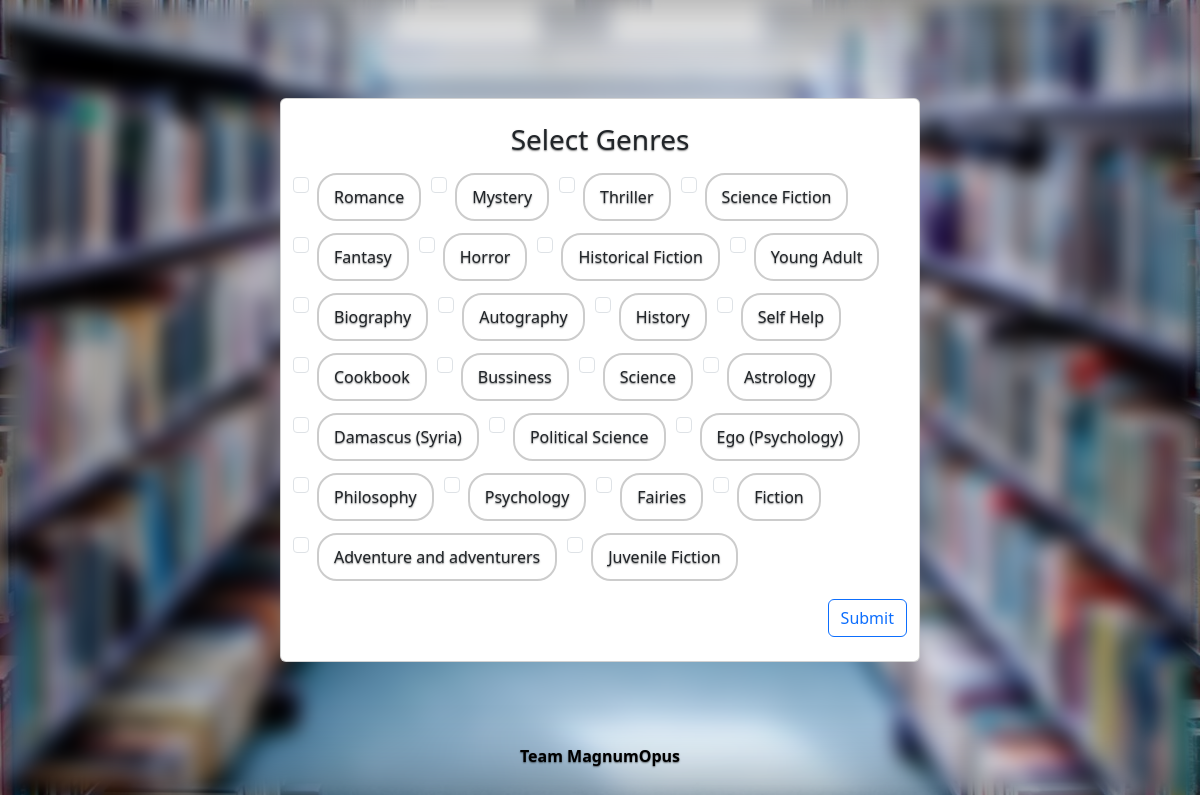
The page /choice/ on the database its author committed.
### library/models.py (models this page shows)
class Genre(models.Model):
    genre = models.CharField(max_length=50)
    def __str__(self):
        return self.genre

### library/views/views.py (the view, shortened to what this page needs)
# urls.py: path("choice/", views.choice, name="choice"),
def choice(request):
    return render(request, "library/choice.html", {
        'genres': Genre.objects.all()
    })

### library/templates/library/choice.html (shortened to what this page needs)
{% extends "library/layout.html" %}
{% load static %}
{% block body %}
<form action='{% url "choice" %}' method='POST'>
    <div class="container card py-4">
        <div class="row">
          <div class="col-md-12">
            <h3>Select Genres</h3>
            <div class="bubble-select pt-2">
                {% for genre in genres %}
                    <div class="form-check">
                        <input class="form-check-input" type="checkbox" value="{{ genre }}" id="genre-{{ genre }}" name="genre"
                                {% if genre in user.favorite_genres.all %}checked{% endif %}>
                        <label class="form-check-label bubble" for="genre-{{ genre }}">{{ genre }}</label>
                    </div>
                {% endfor %}
            </div>
            <button class="btn btn-outline-primary mt-3 " style='float: right;'>Submit</button>
          </div>
        </div>
      </div>
</form>
{% endblock %}

### library/templates/library/layout.html (shortened to what this page needs)
{% load static %}
<!doctype html>
<html lang="en" class="h-100" data-bs-theme="auto">
  <head>
    <link rel="stylesheet" href="https://cdn.jsdelivr.net/npm/@docsearch/css@3">
    <link href="{% static "library/dist/css/bootstrap.min.css" %}" rel="stylesheet">
    <link href="{% static "library/cover.css" %}" rel="stylesheet">
    <link href="{% static "library/css/style.css" %}" rel="stylesheet">
    <link href="{% static "library/fonts/snell/stylesheet.css" %}" rel="stylesheet">
    <link href="{% static "library/fonts/didot/didot.css" %}" rel="stylesheet">
  </head>
  <body class="d-flex h-100 text-center text-bg-dark" style=' background-image: url("{% static "library/imgs/cover.jpg" %}");'>
<div class="cover-container d-flex w-100 h-100 p-3 mx-auto flex-column">
  {% block body %}{% endblock %}
  <footer style='font-weight' class="mt-auto text-black fw-bold">
    Team <a class="text-decoration-none text-black" href="#" target="_blank">MagnumOpus</a></p>
  </footer>
</div>
    </body>
</html>

### library/static/library/cover.css (style rules this page uses)
body { text-shadow: 0 .05rem .1rem rgba(0, 0, 0, .5); box-shadow: inset 0 0 5rem rgba(0, 0, 0, .5); }
.cover-container { max-width: 42em; }

### library/static/library/css/style.css (style rules this page uses)
.bubble-select { display: flex; flex-wrap: wrap; gap: 10px; }
.bubble { border: 2px solid #ccc; border-radius: 20px; padding: 10px 15px; cursor: pointer; transition: background-color 0.2s, border-color 0.2s; }

### rows shown on the page
Genre: genre "Romance"
Genre: genre "Mystery"
Genre: genre "Thriller"
Genre: genre "Science Fiction"
Genre: genre "Fantasy"
Genre: genre "Horror"
Genre: genre "Historical Fiction"
Genre: genre "Young Adult"
Genre: genre "Biography"
Genre: genre "Autography"
Genre: genre "History"
Genre: genre "Self Help"
Genre: genre "Cookbook"
Genre: genre "Bussiness"
Genre: genre "Science"
Genre: genre "Astrology"
Genre: genre "Damascus (Syria)"
Genre: genre "Political Science"
Genre: genre "Ego (Psychology)"
Genre: genre "Philosophy"
Genre: genre "Psychology"
Genre: genre "Fairies"
Genre: genre "Fiction"
Genre: genre "Adventure and adventurers"
Genre: genre "Juvenile Fiction"
